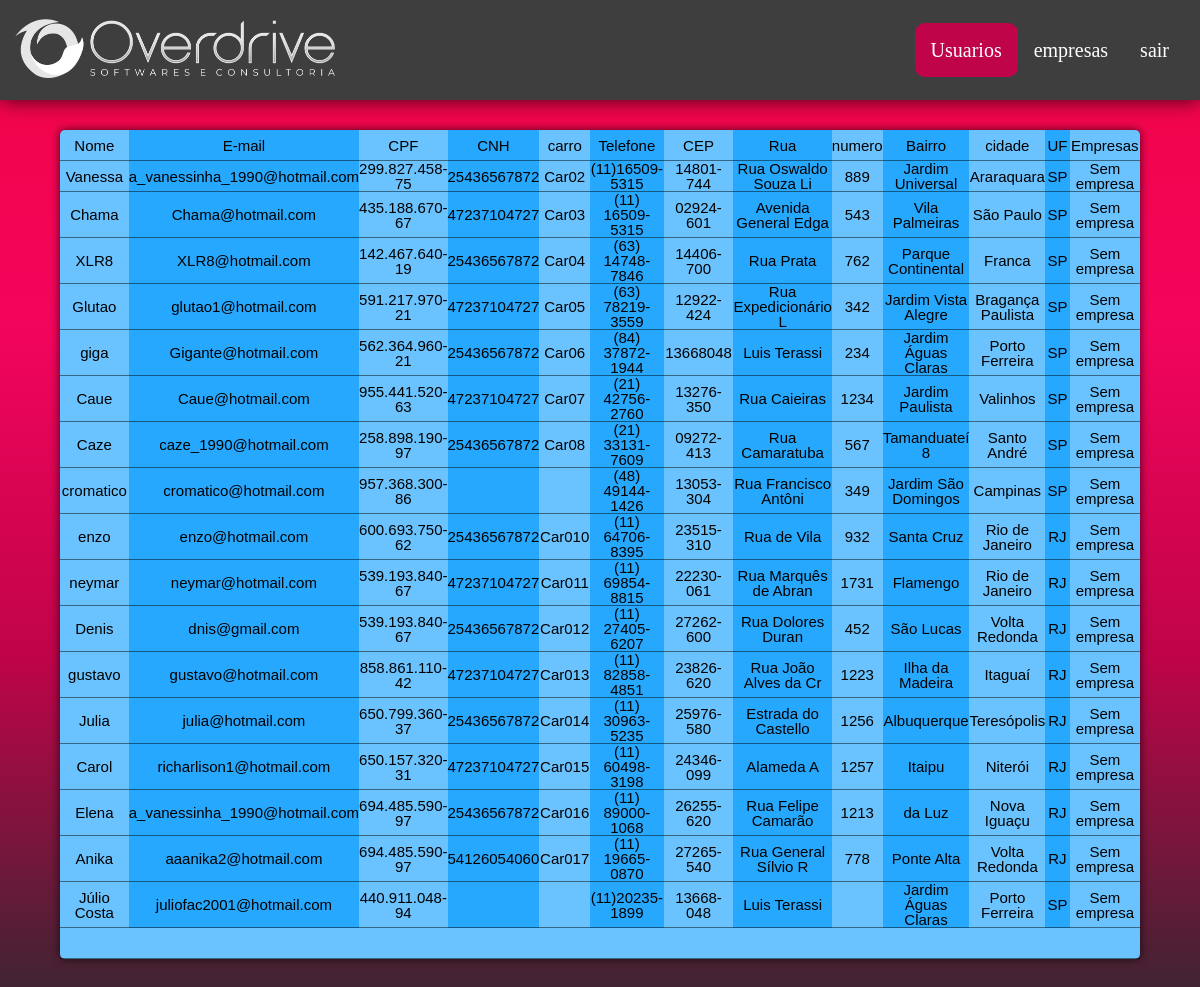
/userNotAdmin/tabelaUsers.php (signed in), run on the app's committed database.
### tables this page shows
CREATE TABLE `users` (
  `userId` mediumint(8) unsigned NOT NULL AUTO_INCREMENT,
  `name` varchar(255) DEFAULT NULL,
  `Email` varchar(255) DEFAULT NULL,
  `pass` varchar(255) DEFAULT NULL,
  `CPF` varchar(20) DEFAULT NULL,
  `CNH` varchar(20) DEFAULT NULL,
  `carro` varchar(100) DEFAULT NULL,
  `phone` varchar(20) DEFAULT NULL,
  `CEP` varchar(10) DEFAULT NULL,
  `rua` varchar(20) DEFAULT NULL,
  `numero` varchar(10) DEFAULT NULL,
  `bairro` varchar(50) DEFAULT NULL,
  `cidade` varchar(50) DEFAULT NULL,
  `UF` varchar(5) DEFAULT NULL,
  `admin` tinyint(1) DEFAULT 0,
  `company_Id` mediumint(8) unsigned DEFAULT NULL,
  PRIMARY KEY (`userId`),
  KEY `company_Id` (`company_Id`),
  CONSTRAINT `users_ibfk_1` FOREIGN KEY (`company_Id`) REFERENCES `company` (`companyId`)
);

### userNotAdmin/tabelaUsers.php (the view, shortened to what this page needs)
<?php
    include('../conexao.php');
    $queryUser = "select * from users order by userId";
    $result_user = mysqli_query($conexao, $queryUser);
?>
<!DOCTYPE html>
<html lang="pt-br">
    <head>
        <link rel="stylesheet" href="../css/reset.css">
        <link rel="stylesheet" href="../css/header.css">
        <link rel="stylesheet" href="../css/tabelaUsers.css">
    </head>
    <body>
        <header>
            <h1><img class="logo" src="../img/logo.png" alt="logo da Overdrive"></h1>
            <nav>
                <ul>
                    <li class="li-nav"><a class="link-nav" href="tabelaUsers.php">Usuarios</a></li>
                    <li class="li-nav"><a class="link-nav" href="tabelaEmpresas.php">empresas</a></li>
                    <li class="li-nav"><a class="link-nav" href="../logout.php">sair</a></li>
                </ul>
            </nav>
        </header>
        <main>
            <table>
                <thead>
                    <tr>
                        <th width="7%" scope="col">Nome</th>
                        <th width="10%" scope="col">E-mail</th>
                        <th width="7%" scope="col">CPF</th>
                        <th width="7%" scope="col">CNH</th>
                        <th width="5%" scope="col">carro</th>
                        <th width="7%" scope="col">Telefone</th>
                        <th width="7%" scope="col">CEP</th>
                        <th width="7%" scope="col">Rua</th>
                        <th width="4%" scope="col">numero</th>
                        <th width="7%" scope="col">Bairro</th>
                        <th width="7%" scope="col">cidade</th>
                        <th width="3%" scope="col">UF</th>
                        <th width="7%" scope="col">Empresas</th>
                    </tr>
                </thead>
                <tbody>
                   <?php
                        while($user_data = mysqli_fetch_assoc($result_user)){
                            echo "<tr>";
                            echo "<td>".$user_data['name']."</td>";
                            echo "<td>".$user_data['Email']."</td>";
                            echo "<td>".$user_data['CPF']."</td>";
                            echo "<td>".$user_data['CNH']."</td>";
                            echo "<td>".$user_data['carro']."</td>";
                            echo "<td>".$user_data['phone']."</td>";
                            echo "<td>".$user_data['CEP']."</td>";
                            echo "<td>".$user_data['rua']."</td>";
                            echo "<td>".$user_data['numero']."</td>";
                            echo "<td>".$user_data['bairro']."</td>";
                            echo "<td>".$user_data['cidade']."</td>";
                            echo "<td>".$user_data['UF']."</td>";
                            if(!isset($user_data['company_Id'])){
                                echo "<td> Sem empresa </td>";
                            }else{
                                $queryCompany = "select name from company where companyId = {$user_data['company_Id']}";
                                $result_company = mysqli_query($conexao, $queryCompany);
                                $company_data = mysqli_fetch_assoc($result_company);
                                echo
                                "<td >".$company_data['name']."</td>";
                            }
                            echo "</tr>";
                        }
                        ?>
                </tbody>
                <tfoot>
                    <tr>
                        <th colspan="14"></th>
                    </tr>
                </tfoot>
            </table>
        </main>
    </body>
</html>

### css/header.css (style rules this page uses)
header { display: flex; background-color: #3f3e3e; padding: 10px; justify-content: space-between; align-items: center; box-shadow: 0 0 20px rgba(0, 0, 0, 0.753); }
body { background: linear-gradient(#F20544, #F2055C, #BF0449, #402431) ; background-attachment: fixed; }
.logo { width: 20rem; padding: 5px; }
nav { height: 100%; margin: 5px; }
ul { display: flex; flex-direction: row; height: 100%; }
.li-nav { text-align: center; }
.link-nav { font-size: 20px; color: #FFF; height: 30%; padding: 1rem; text-align: center; line-height: 70px; border-radius: 10px; }
.active { background-color: #BF0449; }

### css/tabelaUsers.css (style rules this page uses)
table, td, th { border-bottom: 1px solid #0000007a; }
table { width: 90vw; margin: 30px auto ; table-layout: auto; background-color: #6ac3ff; color: #000; border-radius: 5px; box-shadow: 0px 0px 10px #000000af; }
th:nth-child(2n) { background-color:#26a8ff; }
td:nth-child(2n) { background-color:#26a8ff; }
th,td { text-align: center; height: 30px; vertical-align: middle; font-size: 15px; }

### data on the page
users: name "Vanessa", Email "a_vanessinha_1990@hotmail.com", CPF "299.827.458-75", CNH "25436567872", carro "Car02", phone "(11)16509-5315", CEP "14801-744", rua "Rua Oswaldo Souza Li", numero "889", bairro "Jardim Universal", cidade "Araraquara", UF "SP", shows "Sem empresa"
users: name "Chama", Email "Chama@hotmail.com", CPF "435.188.670-67", CNH "47237104727", carro "Car03", phone "(11) 16509-5315", CEP "02924-601", rua "Avenida General Edga", numero "543", bairro "Vila Palmeiras", cidade "São Paulo", UF "SP", shows "Sem empresa"
users: name "XLR8", Email "XLR8@hotmail.com", CPF "142.467.640-19", CNH "25436567872", carro "Car04", phone "(63) 14748-7846", CEP "14406-700", rua "Rua Prata", numero "762", bairro "Parque Continental", cidade "Franca", UF "SP", shows "Sem empresa"
users: name "Glutao", Email "glutao1@hotmail.com", CPF "591.217.970-21", CNH "47237104727", carro "Car05", phone "(63) 78219-3559", CEP "12922-424", rua "Rua Expedicionário L", numero "342", bairro "Jardim Vista Alegre", cidade "Bragança Paulista", UF "SP", shows "Sem empresa"
users: name "giga", Email "Gigante@hotmail.com", CPF "562.364.960-21", CNH "25436567872", carro "Car06", phone "(84) 37872-1944", CEP "13668048", rua "Luis Terassi", numero "234", bairro "Jardim Águas Claras", cidade "Porto Ferreira", UF "SP", shows "Sem empresa"
users: name "Caue", Email "Caue@hotmail.com", CPF "955.441.520-63", CNH "47237104727", carro "Car07", phone "(21) 42756-2760", CEP "13276-350", rua "Rua Caieiras", numero "1234", bairro "Jardim Paulista", cidade "Valinhos", UF "SP", shows "Sem empresa"
users: name "Caze", Email "caze_1990@hotmail.com", CPF "258.898.190-97", CNH "25436567872", carro "Car08", phone "(21) 33131-7609", CEP "09272-413", rua "Rua Camaratuba", numero "567", bairro "Tamanduateí 8", cidade "Santo André", UF "SP", shows "Sem empresa"
users: name "cromatico", Email "cromatico@hotmail.com", CPF "957.368.300-86", phone "(48) 49144-1426", CEP "13053-304", rua "Rua Francisco Antôni", numero "349", bairro "Jardim São Domingos", cidade "Campinas", UF "SP", shows "Sem empresa"
users: name "enzo", Email "enzo@hotmail.com", CPF "600.693.750-62", CNH "25436567872", carro "Car010", phone "(11) 64706-8395", CEP "23515-310", rua "Rua de Vila", numero "932", bairro "Santa Cruz", cidade "Rio de Janeiro", UF "RJ", shows "Sem empresa"
users: name "neymar", Email "neymar@hotmail.com", CPF "539.193.840-67", CNH "47237104727", carro "Car011", phone "(11) 69854-8815", CEP "22230-061", rua "Rua Marquês de Abran", numero "1731", bairro "Flamengo", cidade "Rio de Janeiro", UF "RJ", shows "Sem empresa"
users: name "Denis", Email "dnis@gmail.com", CPF "539.193.840-67", CNH "25436567872", carro "Car012", phone "(11) 27405-6207", CEP "27262-600", rua "Rua Dolores Duran", numero "452", bairro "São Lucas", cidade "Volta Redonda", UF "RJ", shows "Sem empresa"
users: name "gustavo", Email "gustavo@hotmail.com", CPF "858.861.110-42", CNH "47237104727", carro "Car013", phone "(11) 82858-4851", CEP "23826-620", rua "Rua João Alves da Cr", numero "1223", bairro "Ilha da Madeira", cidade "Itaguaí", UF "RJ", shows "Sem empresa"
users: name "Julia", Email "julia@hotmail.com", CPF "650.799.360-37", CNH "25436567872", carro "Car014", phone "(11) 30963-5235", CEP "25976-580", rua "Estrada do Castello", numero "1256", bairro "Albuquerque", cidade "Teresópolis", UF "RJ", shows "Sem empresa"
users: name "Carol", Email "richarlison1@hotmail.com", CPF "650.157.320-31", CNH "47237104727", carro "Car015", phone "(11) 60498-3198", CEP "24346-099", rua "Alameda A", numero "1257", bairro "Itaipu", cidade "Niterói", UF "RJ", shows "Sem empresa"
users: name "Elena", Email "a_vanessinha_1990@hotmail.com", CPF "694.485.590-97", CNH "25436567872", carro "Car016", phone "(11) 89000-1068", CEP "26255-620", rua "Rua Felipe Camarão", numero "1213", bairro "da Luz", cidade "Nova Iguaçu", UF "RJ", shows "Sem empresa"
users: name "Anika", Email "aaanika2@hotmail.com", CPF "694.485.590-97", CNH "54126054060", carro "Car017", phone "(11) 19665-0870", CEP "27265-540", rua "Rua General Sílvio R", numero "778", bairro "Ponte Alta", cidade "Volta Redonda", UF "RJ", shows "Sem empresa"
users: name "Júlio Costa", Email "juliofac2001@hotmail.com", CPF "440.911.048-94", phone "(11)20235-1899", CEP "13668-048", rua "Luis Terassi", bairro "Jardim Águas Claras", cidade "Porto Ferreira", UF "SP", shows "Sem empresa"
